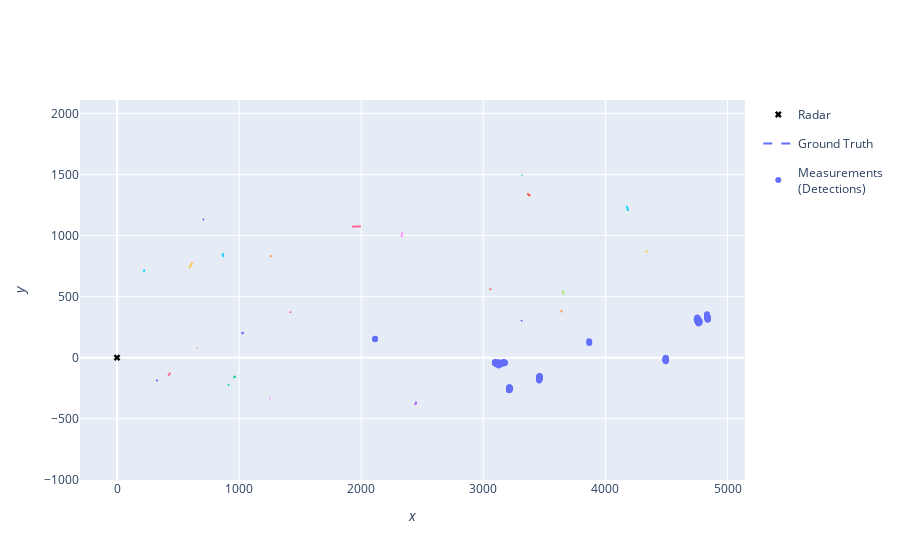

This figure's notebook cell:
### Code cell
# Plot true detections
plotter.plot_sensors(radar, "Radar")
plotter.plot_measurements(all_measurements, [0, 2])
plotter.fig
